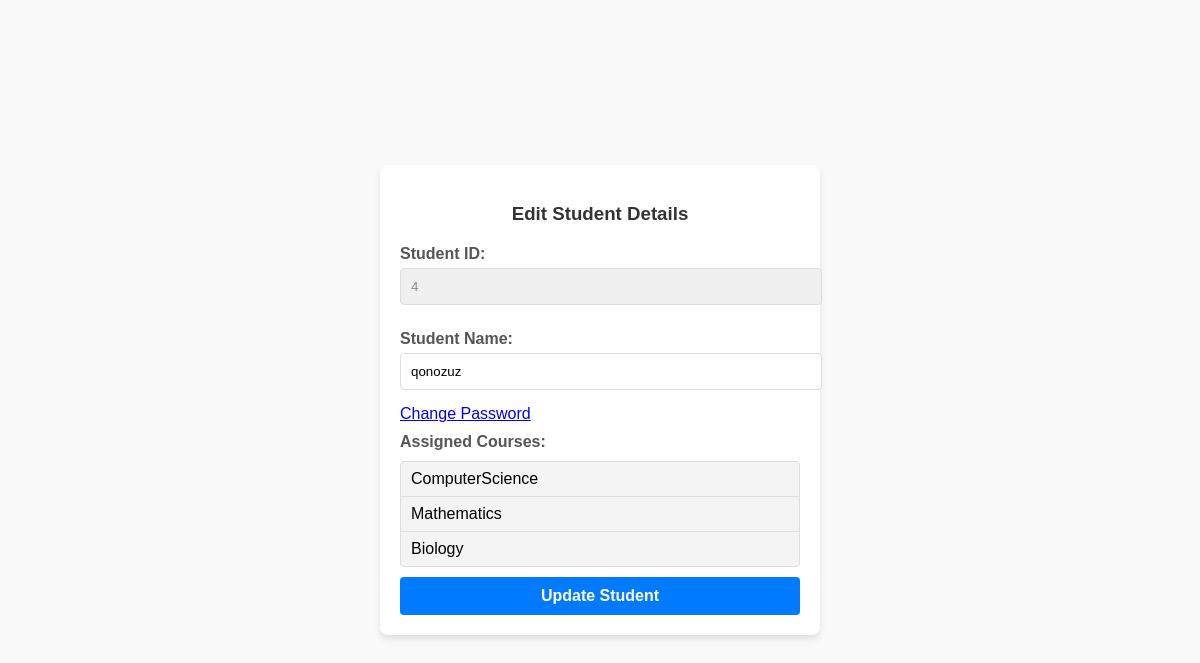
Screenshot of /student/edit/4/ with the database file from the repository.
### Student/models.py (models this page shows)
class Student_model(models.Model):
    user = models.OneToOneField(User_Model, on_delete=models.CASCADE, related_name='student')
    Student_name = models.CharField(max_length=255)
    course_of_studey = models.CharField(max_length=255, blank=True)  # Removed null=True
    sdelete = models.BooleanField(default=False)
    course = models.ManyToManyField(Course_models,related_name='Student_Courses_FK')
    class Meta:
        db_table = 'student'

### courses/models.py (models this page shows)
class Course_models(models.Model):
    Course_name = models.CharField(max_length=100 , choices= COURSE_CHOICES)
    description = models.TextField(blank = True , null = True)
    class Meta:
        db_table = 'course'

### Student/views.py (the view, shortened to what this page needs)
# urls.py: path('student/edit/<int:id>/',edit_students,name='edit_student'),
def edit_students(request , id):
    student_obj = Student_model.objects.filter(id = id).last
    get_instance = get_object_or_404(Student_model , id = id)
    if request.method == 'GET':
        form = Student_Forms(instance = get_instance)
        context = {
            'form': form,
            'student': get_instance,
        }
        return render(request , 'edit_student.html',context)

### Student/forms.py
class Student_Forms(forms.ModelForm):
    class Meta:
        model = Student_model
        fields = ['Student_name']
        courses = forms.ModelMultipleChoiceField(queryset=Course_models.objects.all(), widget = forms.CheckboxSelectMultiple)

### templates/edit_student.html (shortened to what this page needs)
<!DOCTYPE html>
<html lang="en">
<head>
</head>
<body>
    <form method="POST" enctype="multipart/form-data">
        <h3>Edit Student Details</h3>
        <label>Student ID:</label>
        <input type="text" value="{{ student.id }}" readonly>
        <label>Student Name:</label>
        <input type="text" name="Student_name" value="{{ student.Student_name }}" required>
        <a href = "http://127.0.0.1:8000/change-password/"> Change Password </a>
        <label>Assigned Courses:</label>
        <ul>
            {% for courses in student.course.all %}
            <li>{{ courses.Course_name }}</li>
            {% endfor %}
        </ul>
        <button type="submit" class="btn">Update Student</button>
    </form>
</body>
</html>

### templates/edit_student.html (style rules this page uses)
body { font-family: Arial, sans-serif; background-color: #f9f9f9; margin: 0; padding: 0; display: flex; justify-content: center; align-items: center; height: 100vh; }
form { background-color: #ffffff; padding: 20px; border-radius: 8px; box-shadow: 0 4px 6px rgba(0, 0, 0, 0.1); max-width: 400px; width: 100%; }
h3 { text-align: center; color: #333333; margin-bottom: 20px; }
label { display: block; margin: 10px 0 5px; color: #555555; font-weight: bold; }
input[type="text"], input[type="date"] { width: 100%; padding: 10px; margin-bottom: 15px; border: 1px solid #dddddd; border-radius: 4px; }
input[readonly] { background-color: #f0f0f0; color: #888888; }
ul { list-style-type: none; padding: 0; margin: 10px 0; background: #f4f4f4; border: 1px solid #ddd; border-radius: 4px; }
ul li { padding: 8px 10px; border-bottom: 1px solid #ddd; }
ul li:last-child { border-bottom: none; }
button.btn { display: block; width: 100%; padding: 10px; background-color: #007BFF; color: white; border: none; border-radius: 4px; cursor: pointer; font-size: 16px; font-weight: bold; margin-top: 10px; }

### rows the page displays
Student_model: id "4", Student_name "qonozuz"
Course_models: Course_name "ComputerScience"
Course_models: Course_name "Mathematics"
Course_models: Course_name "Biology"
